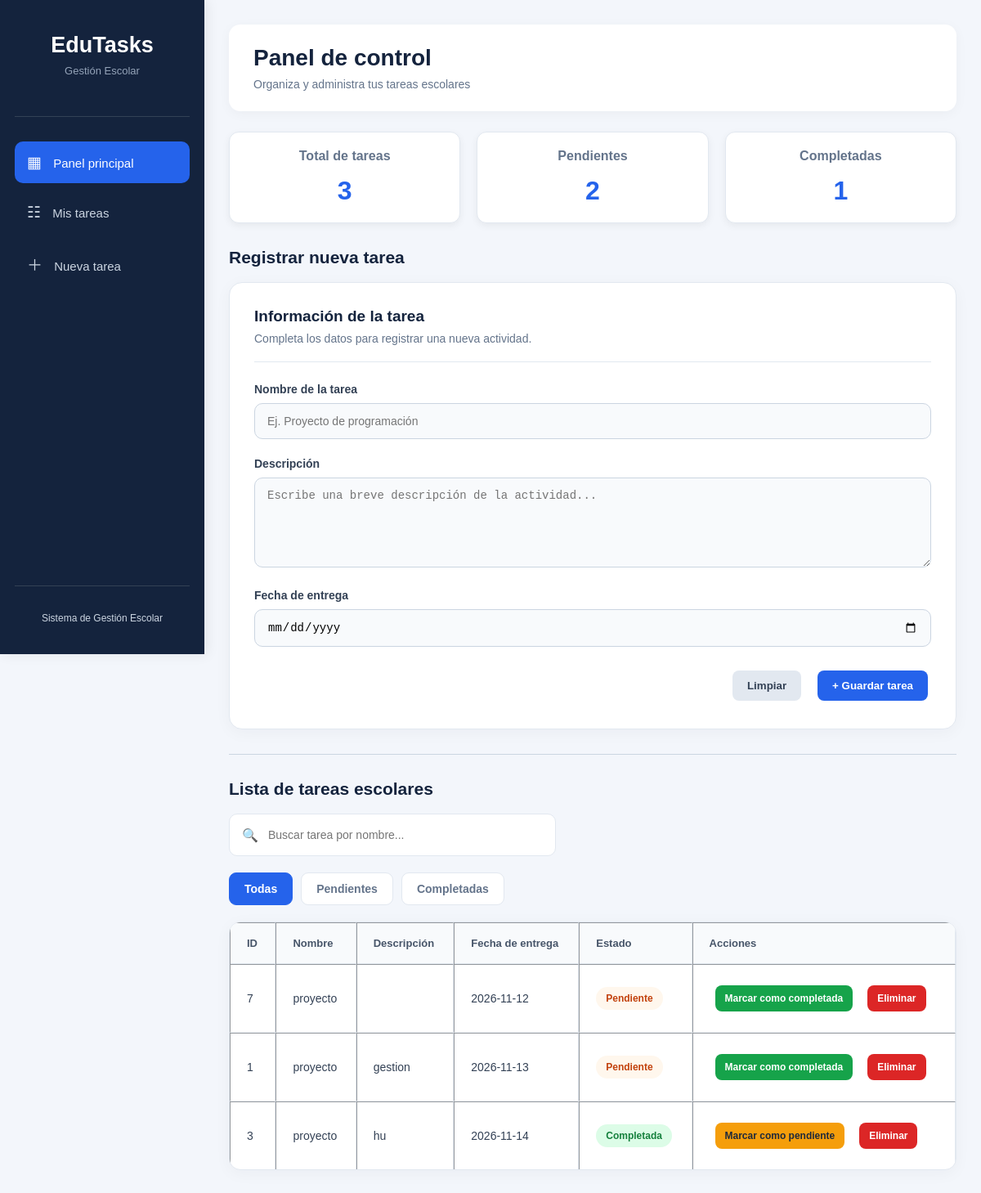
The page / on the database its author committed.
### tables this page shows
CREATE TABLE `tareas` (
  `id` int(11) NOT NULL,
  `nombre` varchar(255) NOT NULL,
  `descripcion` text DEFAULT NULL,
  `fecha_entrega` date NOT NULL,
  `estado` enum('pendiente','completada') NOT NULL DEFAULT 'pendiente',
  `fecha_creacion` timestamp NOT NULL DEFAULT current_timestamp()
);

### index.php (the view, shortened to what this page needs)
<?php
require_once "conexion.php";
$filtro = $_GET["filtro"] ?? "todas";
$estadisticas = $conexion->query("
    SELECT
        COUNT(*) AS total,
        COALESCE(SUM(estado = 'pendiente'), 0) AS pendientes,
        COALESCE(SUM(estado = 'completada'), 0) AS completadas
    FROM tareas
")->fetch(PDO::FETCH_ASSOC);
?>
<!DOCTYPE html>
<html lang="es">
<head>
<link rel="stylesheet" href="css/estilos.css">
</head>
<body>
<aside class="sidebar">
    <div class="sidebar-logo">
        <h2>EduTasks</h2>
        <p>Gestión Escolar</p>
    </div>
    <nav class="sidebar-menu">
        <a href="#inicio" class="menu-activo">
            <span>▦</span> Panel principal
        </a>
        <a href="#tareas">
            <span>☷</span> Mis tareas
        </a>
        <a href="#nueva-tarea">
            <span>＋</span> Nueva tarea
        </a>
    </nav>
    <div class="sidebar-footer">
        <p>Sistema de Gestión Escolar</p>
    </div>
</aside>
<main class="contenido-principal" id="inicio">
    <header class="encabezado">
        <div>
            <h1>Panel de control</h1>
            <p>Organiza y administra tus tareas escolares</p>
        </div>
            </header>
<div class="estadisticas">
    <div class="tarjeta">
        <h3>Total de tareas</h3>
        <h2><?php echo (int)$estadisticas["total"]; ?></h2>
    </div>
    <div class="tarjeta">
        <h3>Pendientes</h3>
        <h2><?php echo (int)$estadisticas["pendientes"]; ?></h2>
    </div>
    <div class="tarjeta">
        <h3>Completadas</h3>
        <h2><?php echo (int)$estadisticas["completadas"]; ?></h2>
    </div>
</div>
    <h3 id="nueva-tarea">Registrar nueva tarea</h3>
<form method="POST" action="index.php" class="formulario-tarea">
    <div class="formulario-encabezado">
        <h4>Información de la tarea</h4>
        <p>Completa los datos para registrar una nueva actividad.</p>
    </div>
    <div class="campo">
        <label for="nombre">Nombre de la tarea</label>
        <input
            type="text"
            id="nombre"
            name="nombre"
            maxlength="255"
            placeholder="Ej. Proyecto de programación"
            required
        >
    </div>
    <div class="campo">
        <label for="descripcion">Descripción</label>
        <textarea
            id="descripcion"
            name="descripcion"
            placeholder="Escribe una breve descripción de la actividad..."
        ></textarea>
    </div>
    <div class="campo">
        <label for="fecha_entrega">Fecha de entrega</label>
        <input
            type="date"
            id="fecha_entrega"
            name="fecha_entrega"
            min="<?php echo (new DateTime('today', new DateTimeZone('America/Mexico_City')))->format('Y-m-d'); ?>"
            required
        >
    </div>
    <div class="formulario-acciones">
        <button type="reset" class="btn-limpiar">
            Limpiar
        </button>
        <button type="submit" class="btn-guardar">
            + Guardar tarea
        </button>
    </div>
</form>
<hr>
<h3 id="tareas">Lista de tareas escolares</h3>
<div class="buscador-tareas">
    <span>🔍</span>
    <input
        type="text"
        id="buscarTarea"
        placeholder="Buscar tarea por nombre..."
        autocomplete="off"
    >
</div>
<div class="filtros-tareas">
    <a href="index.php?filtro=todas"
       class="<?php echo $filtro === 'todas' ? 'filtro-activo' : ''; ?>">
        Todas
    </a>
    <a href="index.php?filtro=pendiente"
       class="<?php echo $filtro === 'pendiente' ? 'filtro-activo' : ''; ?>">
        Pendientes
    </a>
    <a href="index.php?filtro=completada"
       class="<?php echo $filtro === 'completada' ? 'filtro-activo' : ''; ?>">
        Completadas
    </a>
</div>
<?php
if ($filtro === "todas") {
    $sql = "SELECT * FROM tareas ORDER BY fecha_entrega ASC";
    $consulta = $conexion->query($sql);
} else {
    $sql = "SELECT * FROM tareas
            WHERE estado = :estado
            ORDER BY fecha_entrega ASC";
    $consulta = $conexion->prepare($sql);
    $consulta->execute([":estado" => $filtro]);
}
$tareas = $consulta->fetchAll(PDO::FETCH_ASSOC);
?>
<?php if (count($tareas) > 0): ?>
<table border="1" cellpadding="10" cellspacing="0">
    <thead>
        <tr>
            <th>ID</th>
            <th>Nombre</th>
            <th>Descripción</th>
            <th>Fecha de entrega</th>
            <th>Estado</th>
<th>Acciones</th>
        </tr>
    </thead>
    <tbody>
        <?php foreach ($tareas as $tarea): ?>
            <tr>
                <td>
                    <?php echo (int)$tarea["id"]; ?>
                </td>
                <td>
                    <?php echo htmlspecialchars(
                        $tarea["nombre"]
                    ); ?>
                </td>
                <td>
                    <?php echo htmlspecialchars(
                        $tarea["descripcion"] ?? ""
                    ); ?>
                </td>
                <td>
                    <?php echo htmlspecialchars(
                        $tarea["fecha_entrega"]
                    ); ?>
                </td>
<td>
    <?php
    $estado = $tarea["estado"];
    $hoy = (new DateTime(
        "today",
        new DateTimeZone("America/Mexico_City")
    ))->format("Y-m-d");
    if ($estado === "completada") {
        echo '<span class="estado completada">Completada</span>';
    } elseif ($tarea["fecha_entrega"] < $hoy) {
        echo '<span class="estado vencida">Vencida</span>';
    } else {
        echo '<span class="estado pendiente">Pendiente</span>';
    }
    ?>
</td>
<td>
    <form method="POST" action="cambiar_estado.php">
        <?php if ($tarea["estado"] === "pendiente"): ?>
            <button type="submit" class="btn-completar">
    Marcar como completada
</button>
        <?php else: ?>
            <button type="submit" class="btn-pendiente">
    Marcar como pendiente
</button>
        <?php endif; ?>
    </form>
<form method="POST"
      action="eliminar_tarea.php"
      onsubmit="return confirm('¿Estás seguro de que deseas eliminar esta tarea?');">
    <button type="submit" class="btn-eliminar">
    Eliminar
</button>
</form>
</td>
            </tr>
        <?php endforeach; ?>
    </tbody>
</table>
<?php else: ?>
    <p>No hay tareas registradas todavía.</p>
<?php endif; ?>
</main>
</body>
</html>

### rows shown on the page
tareas: id "7", nombre "proyecto", fecha_entrega "2026-11-12", estado "Pendiente"
tareas: id "1", nombre "proyecto", descripcion "gestion", fecha_entrega "2026-11-13", estado "Pendiente"
tareas: id "3", nombre "proyecto", descripcion "hu", fecha_entrega "2026-11-14", estado "Completada"

### other values the page prints
$estadisticas["total"] "3"
$estadisticas["pendientes"] "2"
$estadisticas["completadas"] "1"
